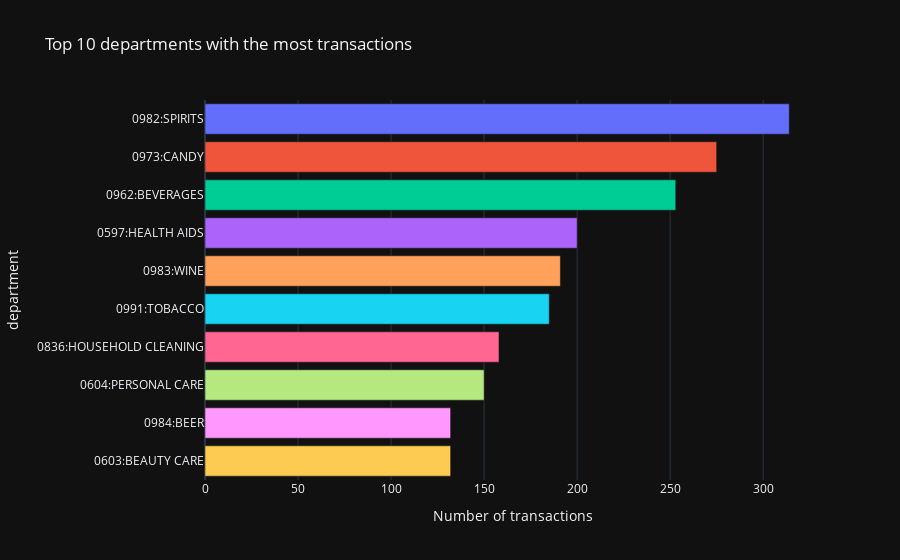

Notebook code for this chart:
### Code cell
# Count departments with biggest number of transactions
tx_count_by_department = df_transactions["department"].value_counts().head(10)

tx_count_fig = px.bar(
    tx_count_by_department,
    color=tx_count_by_department.index,
    title="Top 10 departments with the most transactions",
    labels={"value": "Number of transactions"},
    orientation="h",
)
tx_count_fig.update_layout(showlegend=False)
tx_count_fig.show()

### Figure 1 — Plotly figure (JSON) as saved in the notebook; plotly's stock layout.template omitted (floating-point values rounded to 4 significant figures)
{"data": [{"alignmentgroup": "True", "hovertemplate": "department=%{y}<br>Number of transactions=%{x}<extra></extra>", "legendgroup": "0982:SPIRITS", "marker": {"color": "#636efa", "pattern": {"shape": ""}}, "name": "0982:SPIRITS", "offsetgroup": "0982:SPIRITS", "orientation": "h", "showlegend": true, "textposition": "auto", "type": "bar", "x": [314], "xaxis": "x", "y": ["0982:SPIRITS"], "yaxis": "y"}, {"alignmentgroup": "True", "hovertemplate": "department=%{y}<br>Number of transactions=%{x}<extra></extra>", "legendgroup": "0973:CANDY", "marker": {"color": "#EF553B", "pattern": {"shape": ""}}, "name": "0973:CANDY", "offsetgroup": "0973:CANDY", "orientation": "h", "showlegend": true, "textposition": "auto", "type": "bar", "x": [275], "xaxis": "x", "y": ["0973:CANDY"], "yaxis": "y"}, {"alignmentgroup": "True", "hovertemplate": "department=%{y}<br>Number of transactions=%{x}<extra></extra>", "legendgroup": "0962:BEVERAGES", "marker": {"color": "#00cc96", "pattern": {"shape": ""}}, "name": "0962:BEVERAGES", "offsetgroup": "0962:BEVERAGES", "orientation": "h", "showlegend": true, "textposition": "auto", "type": "bar", "x": [253], "xaxis": "x", "y": ["0962:BEVERAGES"], "yaxis": "y"}, {"alignmentgroup": "True", "hovertemplate": "department=%{y}<br>Number of transactions=%{x}<extra></extra>", "legendgroup": "0597:HEALTH AIDS", "marker": {"color": "#ab63fa", "pattern": {"shape": ""}}, "name": "0597:HEALTH AIDS", "offsetgroup": "0597:HEALTH AIDS", "orientation": "h", "showlegend": true, "textposition": "auto", "type": "bar", "x": [200], "xaxis": "x", "y": ["0597:HEALTH AIDS"], "yaxis": "y"}, {"alignmentgroup": "True", "hovertemplate": "department=%{y}<br>Number of transactions=%{x}<extra></extra>", "legendgroup": "0983:WINE", "marker": {"color": "#FFA15A", "pattern": {"shape": ""}}, "name": "0983:WINE", "offsetgroup": "0983:WINE", "orientation": "h", "showlegend": true, "textposition": "auto", "type": "bar", "x": [191], "xaxis": "x", "y": ["0983:WINE"], "yaxis": "y"}, {"alignmentgroup": "True", "hovertemplate": "department=%{y}<br>Number of transactions=%{x}<extra></extra>", "legendgroup": "0991:TOBACCO", "marker": {"color": "#19d3f3", "pattern": {"shape": ""}}, "name": "0991:TOBACCO", "offsetgroup": "0991:TOBACCO", "orientation": "h", "showlegend": true, "textposition": "auto", "type": "bar", "x": [185], "xaxis": "x", "y": ["0991:TOBACCO"], "yaxis": "y"}, {"alignmentgroup": "True", "hovertemplate": "department=%{y}<br>Number of transactions=%{x}<extra></extra>", "legendgroup": "0836:HOUSEHOLD CLEANING", "marker": {"color": "#FF6692", "pattern": {"shape": ""}}, "name": "0836:HOUSEHOLD CLEANING", "offsetgroup": "0836:HOUSEHOLD CLEANING", "orientation": "h", "showlegend": true, "textposition": "auto", "type": "bar", "x": [158], "xaxis": "x", "y": ["0836:HOUSEHOLD CLEANING"], "yaxis": "y"}, {"alignmentgroup": "True", "hovertemplate": "department=%{y}<br>Number of transactions=%{x}<extra></extra>", "legendgroup": "0604:PERSONAL CARE", "marker": {"color": "#B6E880", "pattern": {"shape": ""}}, "name": "0604:PERSONAL CARE", "offsetgroup": "0604:PERSONAL CARE", "orientation": "h", "showlegend": true, "textposition": "auto", "type": "bar", "x": [150], "xaxis": "x", "y": ["0604:PERSONAL CARE"], "yaxis": "y"}, {"alignmentgroup": "True", "hovertemplate": "department=%{y}<br>Number of transactions=%{x}<extra></extra>", "legendgroup": "0984:BEER", "marker": {"color": "#FF97FF", "pattern": {"shape": ""}}, "name": "0984:BEER", "offsetgroup": "0984:BEER", "orientation": "h", "showlegend": true, "textposition": "auto", "type": "bar", "x": [132], "xaxis": "x", "y": ["0984:BEER"], "yaxis": "y"}, {"alignmentgroup": "True", "hovertemplate": "department=%{y}<br>Number of transactions=%{x}<extra></extra>", "legendgroup": "0603:BEAUTY CARE", "marker": {"color": "#FECB52", "pattern": {"shape": ""}}, "name": "0603:BEAUTY CARE", "offsetgroup": "0603:BEAUTY CARE", "orientation": "h", "showlegend": true, "textposition": "auto", "type": "bar", "x": [132], "xaxis": "x", "y": ["0603:BEAUTY CARE"], "yaxis": "y"}], "layout": {"barmode": "relative", "legend": {"title": {"text": "department"}, "tracegroupgap": 0}, "showlegend": false, "title": {"text": "Top 10 departments with the most transactions"}, "xaxis": {"anchor": "y", "domain": [0, 1], "title": {"text": "Number of transactions"}}, "yaxis": {"anchor": "x", "categoryarray": ["0603:BEAUTY CARE", "0984:BEER", "0604:PERSONAL CARE", "0836:HOUSEHOLD CLEANING", "0991:TOBACCO", "0983:WINE", "0597:HEALTH AIDS", "0962:BEVERAGES", "0973:CANDY", "0982:SPIRITS"], "categoryorder": "array", "domain": [0, 1], "title": {"text": "department"}}}}
